Frame 1 (no input): blank canvas, image omitted
Frame 60 (the mouse pressed at the canvas centre just before this capture): blank canvas, image omitted
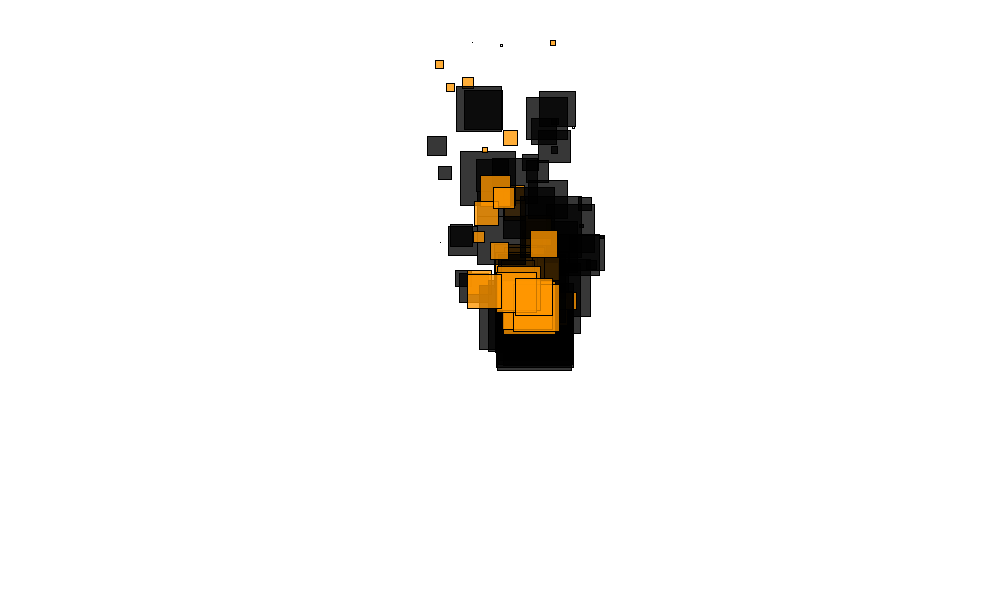
Frame 120 (the mouse held since frame 60 and released just before this capture)

The Processing sketch whose frames 1 and 60 were blank and that drew this single picture after the mouse press (run headless with seeded random() and noise(); from frame 60 on, the mouse is pressed at the canvas centre):

// Processing sketch: Assignment_7_2
// ── Assignment_7_2.pde
// milena correa
// code 1
// assignment 7.2

// creating an class to represent a particle system
// and an arraylist to hold them

// I tried to recreate fire and smoke

ArrayList<System> systems = new ArrayList<System>();

void setup() {
  size(1000, 600);
}

void draw() {
  background(255);
  for (int i = 0; i < systems.size(); i++) {
    System temp = systems.get(i);
    temp.update();
  }

  for (int i = 0; i < systems.size(); i++) {
    System temp = systems.get(i);
    if (temp.num > 500) {
      systems.remove(i);
    }
  }
}

void mousePressed() {
  systems.add(new System(mouseX, mouseY));

  fill(255, 0, 0);
  systems.add(new System(mouseX, mouseY));
}

class System {
  ArrayList<Particle> b = new ArrayList<Particle>();
  float x;
  float y;
  int num;
  int particleLife = 50;

  ArrayList<Particle> c = new ArrayList<Particle>();
  float xc;
  float yc;
  int numc;
  int particleLifec = 35;

  System(float _x, float _y) {
    x = _x;
    y = _y;
    num = 0;

    xc = _x;
    yc = _y;
    numc = 0;
  }

  void update() {
    if (num <= 250) {
      b.add(new Particle(x, y, particleLife));
      fill(0, 50);
      if (num <= 200) {
        fill(0, 100);
      }
      if (num <= 150) {
        fill(0, 150);
      }
      if (num <= 100) {
        fill(0, 200);
      }
      if (num <= 50) {
        fill(0, 230);
      }
    }
    num++;

    for (int i = b.size() - 1; i >= 0; i--) {
      Particle temp = b.get(i);
      temp.update();
      temp.display();
      if (temp.life < 2) {
        b.remove(i);
      }
    }

    if (numc <= 250) {
      c.add(new Particle(xc, yc, particleLifec));
      fill(255, 0, 0, 50);
      if (numc <= 200) {
        fill(255, 50, 0, 100);
      }
      if (numc <= 150) {
        fill(255, 100, 0, 150);
      }
      if (numc <= 100) {
        fill(255, 150, 0, 200);
      }
      if (numc <= 50) {
        fill(255, 200, 0, 230);
      }
    }
    numc++;

    for (int i = c.size() - 1; i >= 0; i--) {
      Particle temp = c.get(i);
      temp.update();
      temp.display();
      if (temp.life < 2) {
        c.remove(i);
      }
    }
  }
}

class Particle {
  float x;
  float y;
  float dx;
  float dy;
  float life;
  float r;

  Particle(float _x, float _y, float _life) {
    x = _x;
    y = _y;
    dx = random(-5, 5);
    dy = random(-20);
    life = _life ;
    r = 40;
  }

  void update() {
    life-=2;

    if (life < 2) {
      fill(255, 100);
    }

    if (x > width - r || x < r) {
      dx *= -1;
    }
    if (y > height - r || y < r) {
      dy *= -1;
    }

    x += dx;
    y += dy;
  }

  void display() {
    float r = map(life, 100, 0, 40, 0);
    rect(x, y, r * 4, r * 4);
  }
}
